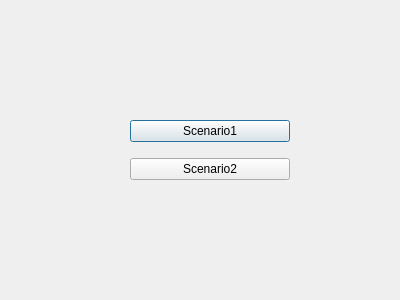
<?xml version="1.0" encoding="UTF-8"?>
<ui version="4.0">
 <class>delete_query</class>
 <widget class="QDialog" name="delete_query">
  <property name="geometry">
   <rect>
    <x>0</x>
    <y>0</y>
    <width>400</width>
    <height>300</height>
   </rect>
  </property>
  <property name="windowTitle">
   <string>Dialog</string>
  </property>
  <widget class="QWidget" name="verticalLayoutWidget">
   <property name="geometry">
    <rect>
     <x>130</x>
     <y>110</y>
     <width>160</width>
     <height>80</height>
    </rect>
   </property>
   <layout class="QVBoxLayout" name="verticalLayout">
    <item>
     <widget class="QPushButton" name="insert_s1">
      <property name="text">
       <string>Scenario1</string>
      </property>
     </widget>
    </item>
    <item>
     <widget class="QPushButton" name="insert_s2">
      <property name="text">
       <string>Scenario2</string>
      </property>
     </widget>
    </item>
   </layout>
  </widget>
 </widget>
 <resources/>
 <connections/>
</ui>
